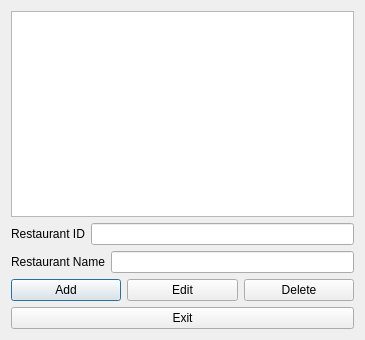
<?xml version="1.0" encoding="UTF-8"?>
<ui version="4.0">
 <class>addRestaurant</class>
 <widget class="QDialog" name="addRestaurant">
  <property name="geometry">
   <rect>
    <x>0</x>
    <y>0</y>
    <width>365</width>
    <height>340</height>
   </rect>
  </property>
  <property name="windowTitle">
   <string>Dialog</string>
  </property>
  <layout class="QGridLayout" name="gridLayout">
   <item row="0" column="0">
    <widget class="QTableView" name="tableView"/>
   </item>
   <item row="1" column="0">
    <layout class="QVBoxLayout" name="verticalLayout_3">
     <item>
      <layout class="QVBoxLayout" name="verticalLayout">
       <item>
        <layout class="QFormLayout" name="formLayout_2">
         <item row="0" column="0">
          <widget class="QLabel" name="label_2">
           <property name="text">
            <string>Restaurant ID</string>
           </property>
          </widget>
         </item>
         <item row="0" column="1">
          <widget class="QLineEdit" name="lineEdit_id"/>
         </item>
        </layout>
       </item>
       <item>
        <layout class="QFormLayout" name="formLayout">
         <item row="0" column="0">
          <widget class="QLabel" name="label">
           <property name="text">
            <string>Restaurant Name</string>
           </property>
          </widget>
         </item>
         <item row="0" column="1">
          <widget class="QLineEdit" name="lineEdit_name"/>
         </item>
        </layout>
       </item>
       <item>
        <layout class="QFormLayout" name="formLayout_3"/>
       </item>
       <item>
        <layout class="QFormLayout" name="formLayout_4"/>
       </item>
      </layout>
     </item>
     <item>
      <layout class="QVBoxLayout" name="verticalLayout_2">
       <item>
        <layout class="QHBoxLayout" name="horizontalLayout">
         <item>
          <widget class="QPushButton" name="pushButton">
           <property name="text">
            <string>Add</string>
           </property>
          </widget>
         </item>
         <item>
          <widget class="QPushButton" name="pushButton_edit">
           <property name="text">
            <string>Edit</string>
           </property>
          </widget>
         </item>
         <item>
          <widget class="QPushButton" name="pushButton_delete">
           <property name="text">
            <string>Delete</string>
           </property>
          </widget>
         </item>
        </layout>
       </item>
       <item>
        <widget class="QPushButton" name="pushButton_exit">
         <property name="text">
          <string>Exit</string>
         </property>
        </widget>
       </item>
      </layout>
     </item>
    </layout>
   </item>
  </layout>
 </widget>
 <resources/>
 <connections/>
</ui>
